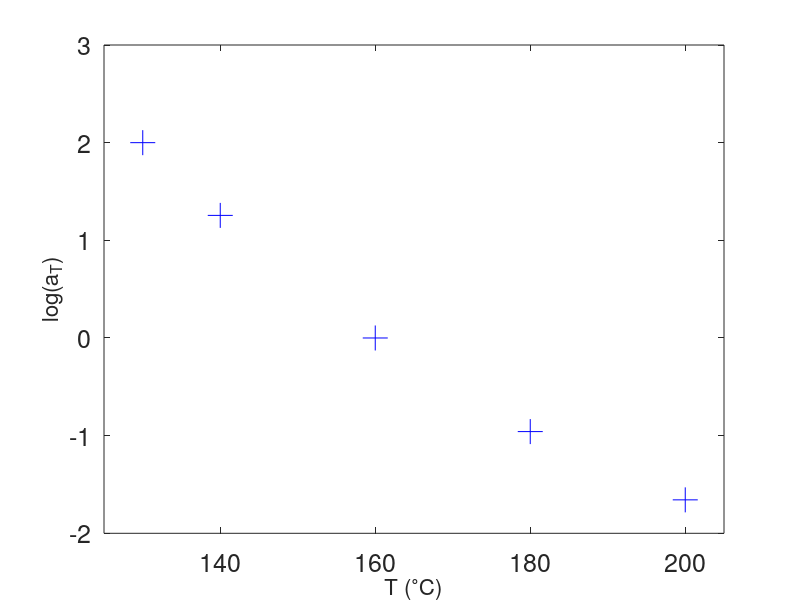

Write MATLAB code to recreate this figure. (Note: this script raises an error after producing the figure.)
t=[130 140 160 180 200];
at=[100 18 1 0.11 0.022];
logat=log10(at);
set(0,'defaultaxesfontsize',18)
plot(t,logat,'b+','markersize',18)
xlabel('T (^{\circ}C)','fontsize',16)
ylabel('log(a_{T})','fontsize',16)
xlim([125 205])
ylim([-2 3])
parm0(3)=0; % initial guess for T infinity
parm0(2)=700;  % initial guess for B
parm0(1)=logat(1)-parm0(2)/(t(1)-parm0(3));  % to force fit through first data point
vogel=inline('parm(1)+parm(2)./(t-parm(3))','parm','t');
yfit=lsqcurvefit(vogel,parm0,t,logat);
xforplot=linspace(min(t),max(t),100);
yforplot=vogel(yfit,xforplot);
hold on
plot(xforplot,yforplot,'-b')
hold off



